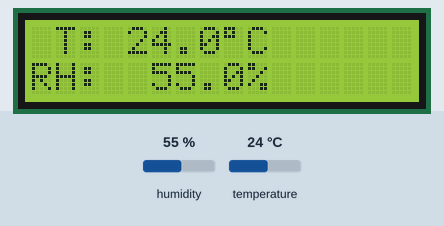
Simulated run of this sketch. Board: ESP32. Parts: 16×2 character LCD. Inputs (shaded band) come from the test bench; at power-on: humidity 55 %, temperature 24 °C. WiFi joins after 1.5 s; servers stay silent unless stated; what the sketch prints to the serial monitor is not drawn.

Above: at 2.7 s.
2.8 s: humidity set to 22 %
At 12.3 s:
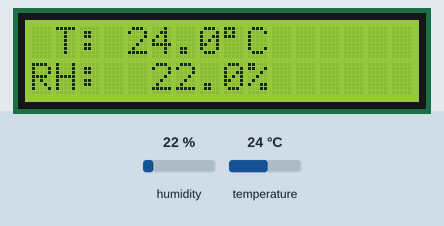
13.3 s: temperature set to 12 °C
At 23.0 s:
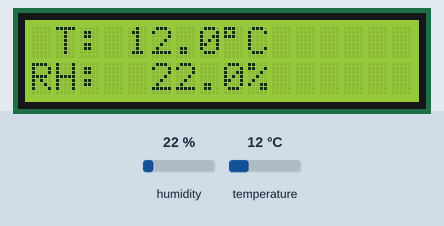
23.7 s: humidity set to 40 %
At 33.7 s:
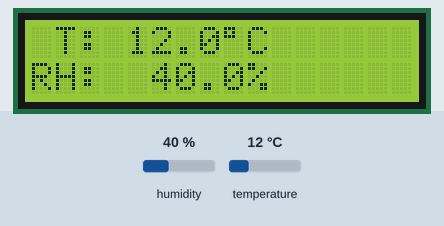
34.0 s: temperature set to 19 °C
At 43.2 s:
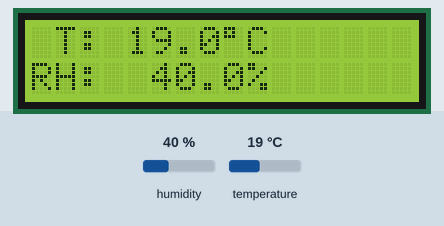
Timing chart, 0 to 44.7 s (numbered marks = the images above; inputs shaded):
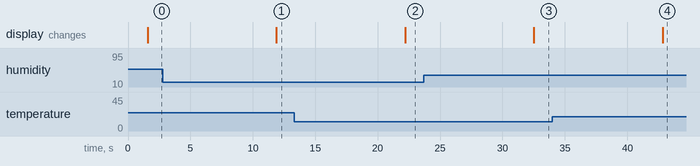

The sketch:

ProjetoFinal.ino
```cpp
#include <LiquidCrystal.h>
#include "DHTesp.h"
#include "ThingSpeak.h"
#include "WiFi.h"


#define WIFI_NETWORK "ssid"
#define WIFI_PASSWORD "pass"

#define WIFI_TIMEOUT_MS 20000

#define CHANNEL_ID "ID"
#define CHANNEL_API_KEY "API_KEY"

void connectToWifi() {
   Serial.print("Connecting to WiFi..."); // Para saber se o ESP está tentando se conectar
   WiFi.mode(WIFI_STA); // Modo de WiFi Station, conectando à rede já existente
   WiFi.begin(WIFI_NETWORK, WIFI_PASSWORD); // Iniciando a conexão à rede com a senha passada

   unsigned long startAttemptTime = millis(); // Começo da contagem de tempo das tentativas de conexão
   while((WiFi.status() != WL_CONNECTED) && (millis() - startAttemptTime) < WIFI_TIMEOUT_MS) {
      //Serial.print(".");
      delay(100);
   }

   if(WiFi.status() != WL_CONNECTED) {
      Serial.println("Failed while trying to connect to network.");
      connectToWifi();
   }else{
      Serial.printf("Connected to: %s \n", WIFI_NETWORK);
      Serial.printf("Local IP: %s \n", WiFi.localIP().toString());
   }

}

LiquidCrystal lcd(19, 21, 2, 4, 5, 18);
DHTesp dht;
WiFiClient client;
void setup() {
  Serial.begin(115200);
  lcd.begin(16,2);
  lcd.write("Aloha");
  int dhtPin = 23;
  dht.setup(dhtPin, DHTesp::DHT11);
  connectToWifi();
  ThingSpeak.begin(client);
}

void loop() {
  TempAndHumidity lastValues = dht.getTempAndHumidity();

  char templateTempFrase[] = " T: %.1f%cC";
  char templateRHFrase[] = "RH:  %.1f%%";
  char T[16];
  char RH[16];
  sprintf(T, templateTempFrase,lastValues.temperature,(char)0b11011111);
  sprintf(RH, templateRHFrase,lastValues.humidity);
  lcd.setCursor(0,0);
  lcd.write(T);
  lcd.setCursor(0,1);
  lcd.write(RH);

  ThingSpeak.setField(1, lastValues.temperature);
  ThingSpeak.setField(2, lastValues.humidity);

  // Aqui é onde nós fazemos a HTTP call, uma só para todos os
  // dados a serem escritos nos gráficos do ThingSpeak
  ThingSpeak.writeFields(CHANNEL_ID, CHANNEL_API_KEY);

  delay(10000);
}
```

Measured:
- after the input at 2.8 s, the display: changes after 9.1 s (image 1)
- after the input at 13.3 s, the display: changes after 8.9 s (image 2)
- after the input at 23.7 s, the display: changes after 8.8 s (image 3)
- after the input at 34.0 s, the display: changes after 8.8 s (image 4)
